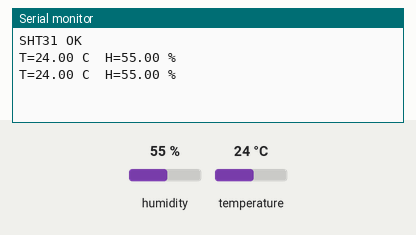
This sketch was run on a simulated Arduino Uno, built with avr-gcc and run on an emulated ATmega328P. Parts: the last lines printed to the serial monitor. Inputs (shaded band) come from the test bench; at power-on: humidity 55 %, temperature 24 °C.

Above: at 1.7 s.
1.8 s: humidity set to 22 %
At 3.1 s:
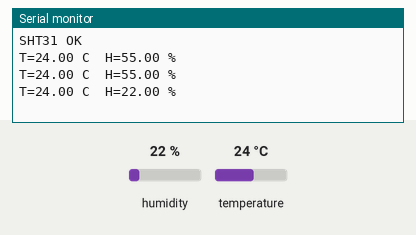
3.3 s: temperature set to 12 °C
At 4.1 s:
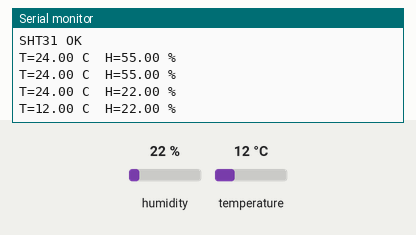
4.8 s: humidity set to 40 %
At 4.8 s:
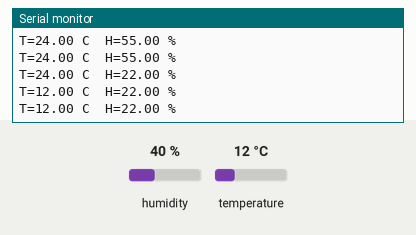
Timing chart, 0 to 7.8 s (numbered marks = the images above; inputs shaded):
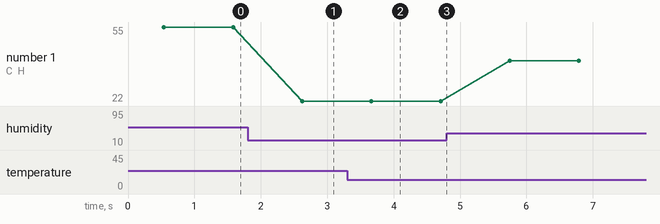

Measured:
- after the input at 1.8 s, the serial monitor: prints a new line after 0.82 s (image 1)
- after the input at 3.3 s, the serial monitor: prints a new line after 0.36 s (image 2)
- plotted number 1: 55 → 22 after the input at 1.8 s, 22 → 40 after the input at 4.8 s

The sketch:

SHT31_v2.cpp.ino
```cpp
#include <Wire.h>
#include "Adafruit_SHT31.h"

Adafruit_SHT31 sht31 = Adafruit_SHT31();

void setup() {
  Serial.begin(115200);
  delay(500);

  // If your LCD already works on I2C, Wire is probably fine as-is.
  Wire.begin();

  if (!sht31.begin(0x44)) {          // try 0x44 first
    Serial.println("SHT31 not found at 0x44. Trying 0x45...");
    if (!sht31.begin(0x45)) {
      Serial.println("SHT31 not found (check wiring / address).");
      while (1) delay(10);
    }
  }
  Serial.println("SHT31 OK");
}

void loop() {
  float t = sht31.readTemperature();
  float h = sht31.readHumidity();

  Serial.print("T="); Serial.print(t, 2);
  Serial.print(" C  H="); Serial.print(h, 2);
  Serial.println(" %");

  delay(1000);
}
```
